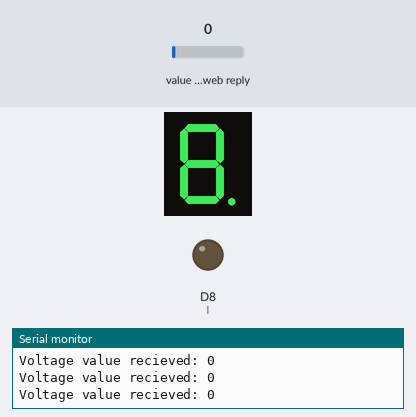
Simulated run of this sketch. Board: ESP8266 (NodeMCU). Parts: 1-digit seven-segment display, output pins drawn as LEDs (lit = HIGH), the last lines printed to the serial monitor. Wiring (inferred from the names in the program): 1-digit 7-segment display, segments lit when LOW: segments D0, D1, D2, D3, D4, D5, D6, D7. Inputs (shaded band) come from the test bench; at power-on: value in the web reply 0. WiFi joins after 1.5 s; servers stay silent unless stated; the segment pins are drawn as the display they are named for; web services answer with replies made up by the test bench; pins used as bus, display or sensor lines are not drawn.

Above: at 6.4 s.
6.5 s: value in the web reply set to 2
At 7.6 s:
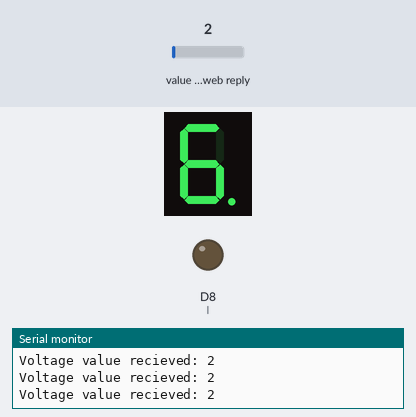
8.0 s: value in the web reply set to 25
At 8.8 s:
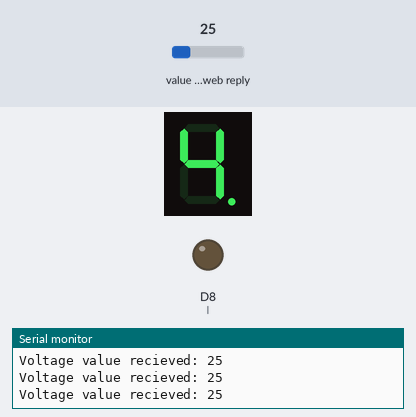
9.5 s: value in the web reply set to 50
At 10.0 s:
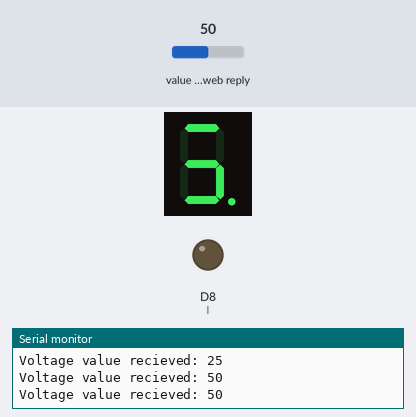
11.0 s: value in the web reply set to 75
At 11.3 s:
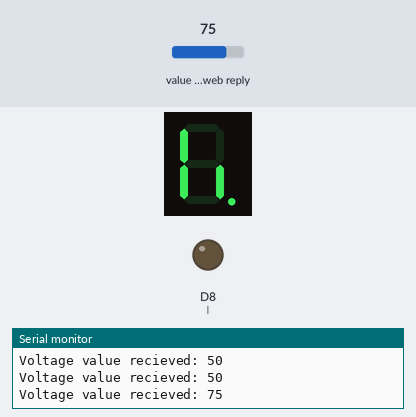
12.5 s: value in the web reply set to 98
At 13.7 s:
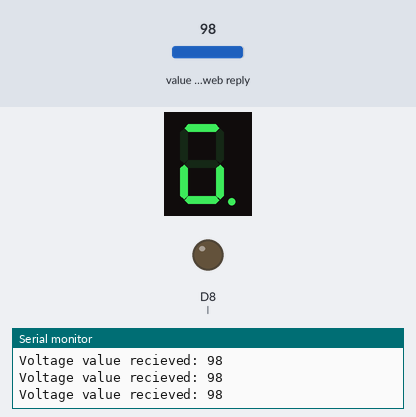
Timing chart, 0 to 15.0 s (numbered marks = the images above; inputs shaded):
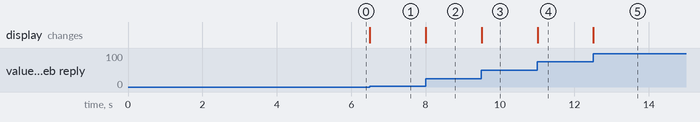

Measured:
- after the input at 6.5 s, the display: changes at once (image 1)
- after the input at 8.0 s, the display: changes at once (image 2)
- after the input at 9.5 s, the display: changes at once (image 3)
- after the input at 11.0 s, the display: changes at once (image 4)
- after the input at 12.5 s, the display: changes at once (image 5)

The sketch:

nodemcu_code.ino
```cpp
//--------------Electronics-project-hub-------------//
#include <ThingSpeak.h>
#include <ESP8266WiFi.h>
const byte numPins = 9;
#define A D0
#define B D1
#define C D2
#define D D3
#define E D4
#define F D5
#define G D6
#define H D7
#define I D8


const char ssid[] = "123";  // your network SSID (name)
const char pass[] = "12312312";   // your network password

WiFiClient  client;

unsigned long counterChannelNumber = 907271;            // Channel ID
const char * myCounterReadAPIKey = "QDYCJRVCHZXUDXGX"; // Read API Key
const int FieldNumber1 = 1;  // The field you wish to read
const int FieldNumber2 = 2;  // The field you wish to read

int answer[]={0,0,0,0,0,0,0,0,0};
void setup()
{
  Serial.begin(115200);
  WiFi.mode(WIFI_STA);
  ThingSpeak.begin(client);
  pinMode(A, OUTPUT);
  pinMode(B, OUTPUT);
  pinMode(C, OUTPUT);
  pinMode(D, OUTPUT);
  pinMode(E, OUTPUT);
  pinMode(F, OUTPUT);
  pinMode(G, OUTPUT);
  pinMode(H, OUTPUT);
  pinMode(I, OUTPUT);
}

void loop()
{ int statusCode;

  if (WiFi.status() != WL_CONNECTED)
  {
    Serial.print("Connecting to ");
    Serial.print(ssid);
    Serial.println(" ....");
    while (WiFi.status() != WL_CONNECTED)
    {
      WiFi.begin(ssid, pass);
      delay(5000);
    }
    Serial.println("Connected to Wi-Fi Succesfully.");
    }

    int temp = ThingSpeak.readLongField(counterChannelNumber, FieldNumber1, myCounterReadAPIKey);
    statusCode = ThingSpeak.getLastReadStatus();
    if (statusCode == 200)
    {
    Serial.print("Voltage value recieved: ");
    Serial.println(temp);
    }
    else
    {
    Serial.println("Unable to read channel / No internet connection");
    }
    int i=0;
    while (temp>0)
    {
      answer[i]=temp%2;
      temp=temp/2;
      i=i+1;
      }
    //byte num = temp; // Get num from somewhere
    //for (byte i=0; i<numPins; i++) {
    //byte state = bitRead(num, i);
    //digitalWrite(pins[i], state);
    //Serial.print(state);
    digitalWrite(A, answer[0]);
    digitalWrite(B, answer[1]);
    digitalWrite(C, answer[2]);
    digitalWrite(D, answer[3]);
    digitalWrite(E, answer[4]);
    digitalWrite(F, answer[5]);
    digitalWrite(G, answer[6]);
    digitalWrite(H, answer[7]);
    digitalWrite(I, answer[8]);


}
```
